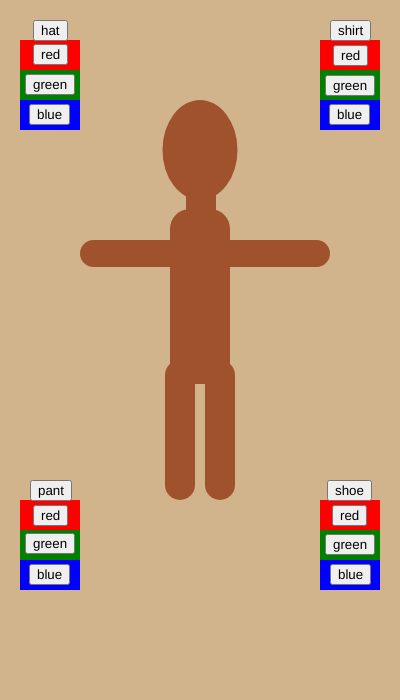
Frame 1 (no input)
Frame 60 (no input): identical to frame 1, image omitted
Frame 120 (the mouse pressed at the canvas centre since frame 60): identical to frame 1, image omitted

The p5.js sketch that drew this single still picture (run headless with seeded random() and noise() and a simulated clock; from frame 60 on, the mouse is pressed at the canvas centre):

// p5.js sketch
// ── sketch.js
let hatColor = 'darkgrey';
let shirtColor = 'white';
let pantColor = 'black'
let shoeColor = 'grey';

let redButtonHat, greenButtonHat, blueButtonHat;

let redButtonShirt, greenButtonShirt, blueButtonShirt;

let redButtonPant, greenButtonPant, blueButtonPant;

let redButtonShoe, greenButtonShoe, blueButtonShoe;

let showShoe, showTopHat, showShirt, showPant;

function setup() {
  createCanvas(400, 700);

  createHatButtons();

  createShirtButtons();

  createPantButtons();

  createShoeButtons();

  showShoe = false;
  showTopHat = false;
  showShirt = false;
  showPant = false;
}

function draw() {
  noStroke();
  background(210, 180, 140);

  // body of figure  
  fill(160, 82, 45); // color
  ellipse(200, 150, 75, 100); // head 
  rect(186, 160, 30, 50); // neck
  rect(170, 209, 60, 175, 20) // torso 
  rect(165, 360, 30, 140, 20); // left leg
  rect(205, 360, 30, 140, 20); // right leg
  rect(200, 240, 130, 27, 20); // right arm
  rect(80, 240, 130, 27, 20); // left arm

  if(showShoe){ // controls when the shoes are on screen or not
    fill(shoeColor);
    rect(127, 470, 70, 30);
    rect(204, 470, 70, 30);
  }
  if(showTopHat) { // controls when the tophat is on screen or not
    fill(hatColor);
    rect(150, 70, 100, 80, 10);
    rect(130, 120, 140, 20, 10);
  }
  if(showShirt) { // controls when the shirt is on screen or not 
    fill(shirtColor);
    rect(170, 210, 60, 175, 20);
  }
  if(showPant){ // controls when the pants are on screen or not
    fill(pantColor);
    rect(160, 360, 35, 120); // left pant leg
    rect(205, 360, 35, 120); // right pant leg  
    rect(160, 360, 70, 30); // top of pant
    }

  fill('red');
  rect(20, 40, 60, 30); // red hat button
  fill('green')
  rect(20, 70, 60, 30); // green hat button 
  fill('blue');
  rect(20, 100, 60, 30); // blue hat button 

  fill('red');
  rect(width - 80, 40, 60, 30); // shirt red button
  fill('green')
  rect(width - 80, 70, 60, 30); // shirt green button
  fill('blue');
  rect(width - 80, 100, 60, 30); // shirt blue button

  fill('red');
  rect(20, 500, 60, 30); // red pant button
  fill('green')
  rect(20, 530, 60, 30); // green pant button 
  fill('blue');
  rect(20, 560, 60, 30); // blue pant button 

  fill('red');
  rect(width - 80, 500, 60, 30); // shoe red button
  fill('green')
  rect(width - 80, 530, 60, 30); // shoe green button
  fill('blue');
  rect(width - 80, 560, 60, 30); // shoe blue button

}

function createShoeButtons(){ 
  redButtonShoe = createButton('red');
  redButtonShoe.position(332, 505);
  redButtonShoe.mousePressed(() => changeShoeColor('red'));

  greenButtonShoe = createButton('green');
  greenButtonShoe.position(325, 534);
  greenButtonShoe.mousePressed(() => changeShoeColor('green'));

  blueButtonShoe = createButton('blue');
  blueButtonShoe.position(330, 564);
  blueButtonShoe.mousePressed(() => changeShoeColor('blue'));

  let shoeButton = createButton('shoe');
  shoeButton.position(327, 480);
  shoeButton.mousePressed(toggleShoe);
}

function createPantButtons(){
  redButtonPant = createButton('red');
  redButtonPant.position(33, 505);
  redButtonPant.mousePressed(() => changePantColor('red'));

  greenButtonPant = createButton('green');
  greenButtonPant.position(25, 533);
  greenButtonPant.mousePressed(() => changePantColor('green'));

  blueButtonPant = createButton('blue');
  blueButtonPant.position(29, 564);
  blueButtonPant.mousePressed(() => changePantColor('blue'));

  let pantButton = createButton('pant');
  pantButton.position(30, 480);
  pantButton.mousePressed(togglePant);
}

function createHatButtons() {
  redButtonHat = createButton('red');
  redButtonHat.position(33, 44);
  redButtonHat.mousePressed(() => changeHatColor('red'));

  greenButtonHat = createButton('green');
  greenButtonHat.position(25, 74);
  greenButtonHat.mousePressed(() => changeHatColor('green'));

  blueButtonHat = createButton('blue');
  blueButtonHat.position(29, 104);
  blueButtonHat.mousePressed(() => changeHatColor('blue'));

  let hatButton = createButton('hat');
  hatButton.position(33, 20);
  hatButton.mousePressed(toggleTopHat);
}

function createShirtButtons() {
  redButtonShirt = createButton('red');
  redButtonShirt.position(width - 67, 45);
  redButtonShirt.mousePressed(() => changeShirtColor('red'));

  greenButtonShirt = createButton('green');
  greenButtonShirt.position(width - 75, 75);
  greenButtonShirt.mousePressed(() => changeShirtColor('green'));

  blueButtonShirt = createButton('blue');
  blueButtonShirt.position(width - 71, 104);
  blueButtonShirt.mousePressed(() => changeShirtColor('blue'));

  let shirtButton = createButton('shirt');
  shirtButton.position(width - 70, 20);
  shirtButton.mousePressed(toggleShirt);
}

function toggleShoe(){
  showShoe = !showShoe;
}

function toggleTopHat() {
  showTopHat = !showTopHat;
}

function toggleShirt() {
  showShirt = !showShirt;
}

function togglePant(){
  showPant = !showPant ;
}

function changeShoeColor(newColor){
  shoeColor = newColor;
}

function changeHatColor(newColor) {
  hatColor = newColor;
}

function changeShirtColor(newColor) {
  shirtColor = newColor;
}

function changePantColor(newColor){
  pantColor = newColor;
}
